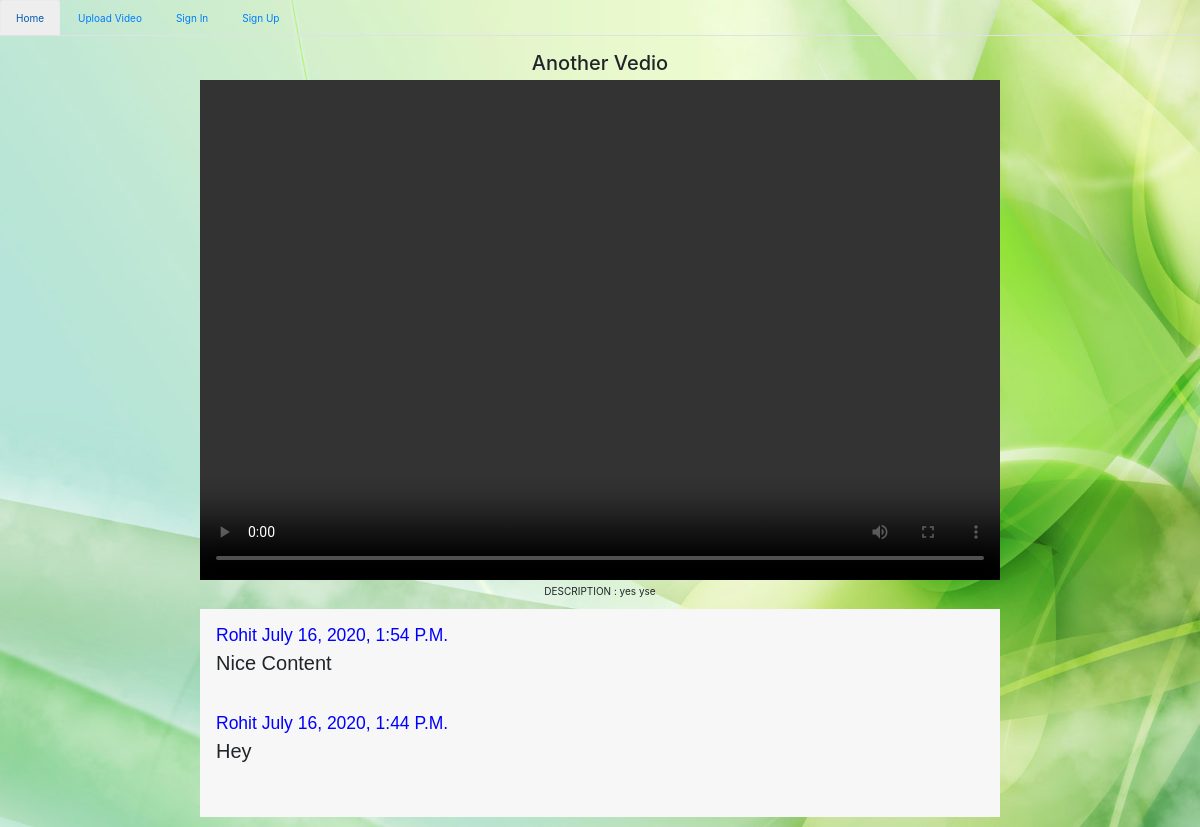
The page /youtube/video/30 on the database its author committed.
### youtubeapp/models.py (models this page shows)
class Vedio(models.Model):
	Title 		= models.CharField(max_length=300)
	Discription = models.CharField(max_length=300)
	path		= models.FileField(upload_to='documents/')
	user        = models.ForeignKey(User, on_delete=models.CASCADE)
	created_on	= models.DateTimeField(auto_now_add=True)

class Comments(models.Model):
	text 		= models.CharField(max_length=300)
	user        = models.ForeignKey(User, on_delete=models.CASCADE)
	created_on	= models.DateTimeField(auto_now_add=True)
	video 		= models.ForeignKey(Vedio, on_delete=models.CASCADE)

### youtubeapp/views.py (the view)
# urls.py: path('video/<int:id>', views.VedioView.as_view(), name='video'),
class VedioView(View):
	template_name = 'Video.html'
	def get(self,request,id):
		vedio_by_id = Vedio.objects.get(id=id)
		vedio = Vedio.objects.get(id=id)
		comments = Comments.objects.filter(video=vedio).order_by('-id')[:5]
		if request.user.is_authenticated:
			form = CommentsForm()
			return render (request,self.template_name,{'form':form,'vedio_by_id':vedio_by_id,'comments':comments})
		else:
			return render (request,self.template_name,{'vedio_by_id':vedio_by_id,'comments':comments})

### youtubeapp/templates/Video.html (shortened to what this page needs)
{% extends "homepage.html" %}
{% load static %}
{% block body %}
<h2 style="text-transform: capitalize;">{{ vedio_by_id.Title }}</h2>
<video width="800" height="500" controls>
    <source src="{{vedio_by_id.path.url}}" type="video/mp4">
  </video>
<p>DESCRIPTION : {{ vedio_by_id.Discription }}</p>
<div class="form-style-7">
{% for comment in comments %}
<h3 style="text-transform: capitalize; color: blue; ">{{ comment.user }}  {{ comment.created_on }} </h3>
<h2 style="text-transform: capitalize;">{{ comment.text }}</h2> <br><br><br>
{% endfor %}
</div>
{% endblock %}

### youtubeapp/templates/Video.html (style rules this page uses)
body { background: white; background-image: url(/static/3.jpg); background-repeat: no-repeat; height: 100%; background-position: center; background-size: cover; }
.form-style-7 { font: 95% Arial, Helvetica, sans-serif; max-width: 800px; margin: 10px auto; padding: 16px; background: #F7F7F7; text-align: left; }

### rows shown on the page
Vedio: Title "Another Vedio", Discription "yes yse"
Comments: user "Rohit", created_on "July 16, 2020, 1:54 P.m.", text "Nice Content"
Comments: user "Rohit", created_on "July 16, 2020, 1:44 P.m.", text "Hey"
